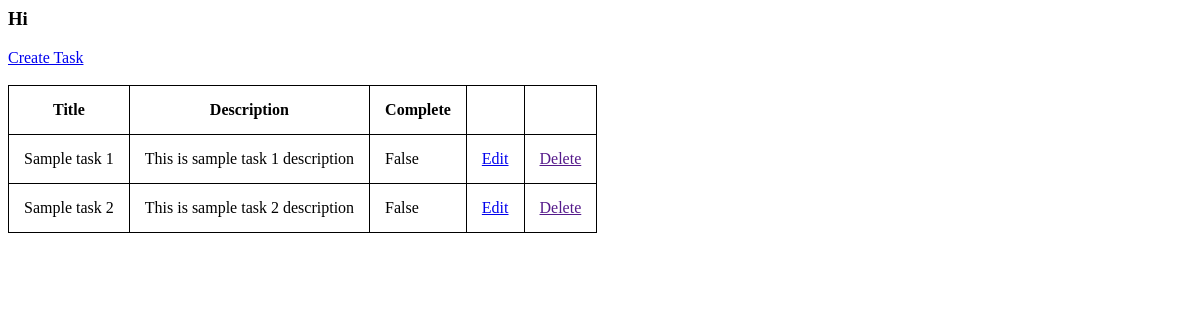
The app's page /, older data.
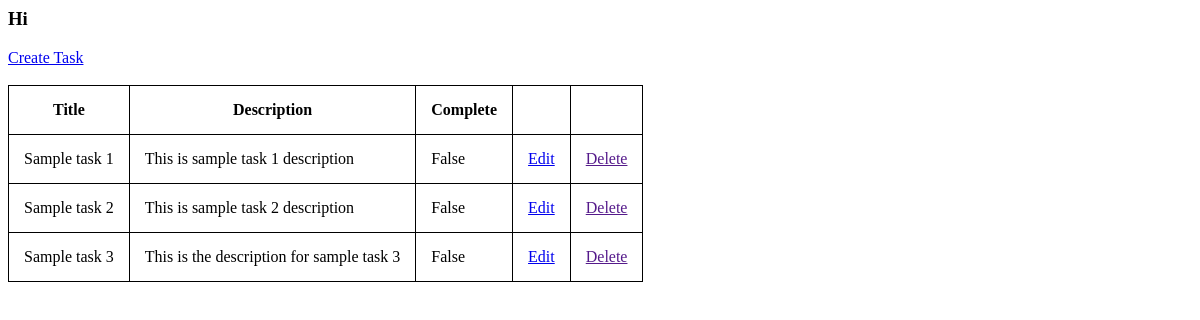
The same page, newer data.
### app/models.py (models this page shows, shortened)
class Task(models.Model):
    user = models.ForeignKey(User,on_delete=models.CASCADE,null=True)
    title = models.CharField(max_length=100)
    description = models.TextField(null=True)
    complete= models.BooleanField(default=False)
    created_at = models.DateTimeField(auto_now_add=True)
    class Meta:
        ordering = ('complete',)

### app/views.py (the view)
# urls.py: path('', TaskList,name='tasklist'),
def TaskList(request):
    user = request.user
    task=Task.objects.all()
    context={'task': task,'user': user}
    return render(request,'app/list.html',context)

### app/templates/app/list.html (shortened to what this page needs)
<head>
</head>
<body>
    <div>
        <h3>Hi {{user.username}}</h3>
    </div>
    <a href="{% url 'create_task' %}">Create Task</a><br><br>
    <table>
        <tr>
            <th>Title</th>
            <th>Description</th>
            <th>Complete</th>
            <th></th>
            <th></th>
        </tr>
        {% for i in task %}
        <tr>
            <td>{{i.title}}</td>
            <td>{{i.description}}</td>
            <td>{{i.complete}}</td>
            <td><a href="{% url 'update_task' i.id %}">Edit</a></td>
            <td><a href="">Delete</a></td>
        </tr>
    {% endfor %}
    </table>
</body>

### app/templates/app/list.html (style rules this page uses)
table, th, td { border: 1px solid black; border-collapse: collapse; }
th, td { padding: 15px; }

Row changes from the older to the newer data that the page shows:
added Task: title "Sample task 3", description "This is the description for sample task 3", complete "False"
